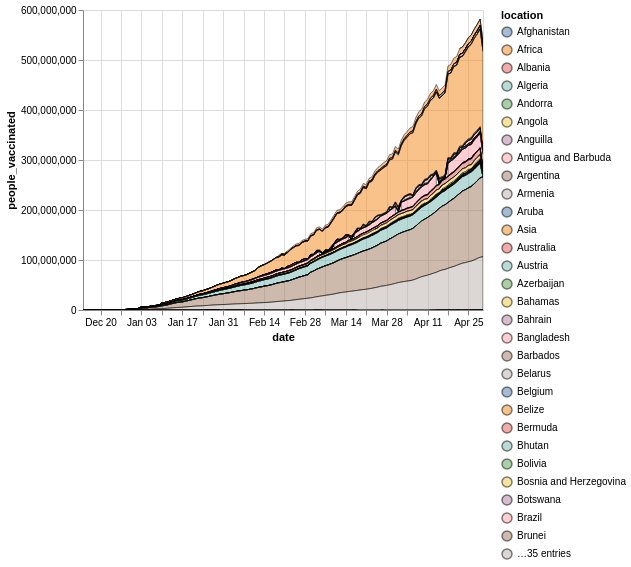

Here is the Vega-Lite specification saved for this chart:
### Vega-Lite specification from a JSON file in a GitHub repository (floating-point values rounded to 4 significant figures; data arrays with more than 128 entries replaced by an {"elided": "..."} marker saying what was removed)
{"config": {"view": {"continuousWidth": 400, "continuousHeight": 300}}, "data": {"name": "data-93e25eb1878ee0db9656d2f25b472491"}, "mark": {"type": "area", "opacity": 0.5, "stroke": "black"}, "encoding": {"color": {"type": "nominal", "field": "location"}, "x": {"type": "temporal", "field": "date"}, "y": {"type": "quantitative", "field": "people_vaccinated"}}, "selection": {"selector002": {"type": "interval", "bind": "scales", "encodings": ["x", "y"]}}, "$schema": "https://vega.github.io/schema/vega-lite/v4.8.1.json", "datasets": {"data-93e25eb1878ee0db9656d2f25b472491": {"elided": "5000 records"}}}
